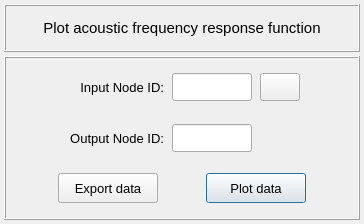
<?xml version="1.0" encoding="UTF-8"?>
<ui version="4.0">
 <class>Form</class>
 <widget class="QWidget" name="Form">
  <property name="geometry">
   <rect>
    <x>0</x>
    <y>0</y>
    <width>364</width>
    <height>224</height>
   </rect>
  </property>
  <property name="minimumSize">
   <size>
    <width>0</width>
    <height>224</height>
   </size>
  </property>
  <property name="maximumSize">
   <size>
    <width>16777215</width>
    <height>224</height>
   </size>
  </property>
  <property name="windowTitle">
   <string>Form</string>
  </property>
  <layout class="QGridLayout" name="gridLayout_4">
   <property name="leftMargin">
    <number>4</number>
   </property>
   <property name="topMargin">
    <number>4</number>
   </property>
   <property name="rightMargin">
    <number>4</number>
   </property>
   <property name="bottomMargin">
    <number>4</number>
   </property>
   <property name="spacing">
    <number>4</number>
   </property>
   <item row="0" column="0">
    <widget class="QFrame" name="frame_title">
     <property name="minimumSize">
      <size>
       <width>0</width>
       <height>48</height>
      </size>
     </property>
     <property name="maximumSize">
      <size>
       <width>520</width>
       <height>48</height>
      </size>
     </property>
     <property name="frameShape">
      <enum>QFrame::Box</enum>
     </property>
     <property name="frameShadow">
      <enum>QFrame::Raised</enum>
     </property>
     <property name="lineWidth">
      <number>1</number>
     </property>
     <layout class="QGridLayout" name="gridLayout_2">
      <property name="leftMargin">
       <number>0</number>
      </property>
      <property name="topMargin">
       <number>0</number>
      </property>
      <property name="rightMargin">
       <number>0</number>
      </property>
      <property name="bottomMargin">
       <number>0</number>
      </property>
      <property name="spacing">
       <number>0</number>
      </property>
      <item row="0" column="0">
       <widget class="QLabel" name="label">
        <property name="minimumSize">
         <size>
          <width>0</width>
          <height>30</height>
         </size>
        </property>
        <property name="maximumSize">
         <size>
          <width>452</width>
          <height>30</height>
         </size>
        </property>
        <property name="font">
         <font>
          <family>MS Shell Dlg 2</family>
          <pointsize>11</pointsize>
          <weight>50</weight>
          <italic>false</italic>
          <bold>false</bold>
         </font>
        </property>
        <property name="text">
         <string>Plot acoustic frequency response function</string>
        </property>
        <property name="textFormat">
         <enum>Qt::AutoText</enum>
        </property>
        <property name="alignment">
         <set>Qt::AlignCenter</set>
        </property>
       </widget>
      </item>
     </layout>
    </widget>
   </item>
   <item row="1" column="0">
    <widget class="QFrame" name="frame_main">
     <property name="minimumSize">
      <size>
       <width>0</width>
       <height>0</height>
      </size>
     </property>
     <property name="maximumSize">
      <size>
       <width>520</width>
       <height>460</height>
      </size>
     </property>
     <property name="frameShape">
      <enum>QFrame::Box</enum>
     </property>
     <property name="frameShadow">
      <enum>QFrame::Raised</enum>
     </property>
     <layout class="QGridLayout" name="gridLayout_3">
      <property name="leftMargin">
       <number>4</number>
      </property>
      <property name="topMargin">
       <number>4</number>
      </property>
      <property name="rightMargin">
       <number>4</number>
      </property>
      <property name="bottomMargin">
       <number>4</number>
      </property>
      <property name="horizontalSpacing">
       <number>4</number>
      </property>
      <property name="verticalSpacing">
       <number>0</number>
      </property>
      <item row="1" column="0">
       <widget class="QFrame" name="frame_denominator">
        <property name="minimumSize">
         <size>
          <width>0</width>
          <height>48</height>
         </size>
        </property>
        <property name="maximumSize">
         <size>
          <width>16777215</width>
          <height>16777215</height>
         </size>
        </property>
        <property name="frameShape">
         <enum>QFrame::NoFrame</enum>
        </property>
        <property name="frameShadow">
         <enum>QFrame::Raised</enum>
        </property>
        <layout class="QGridLayout" name="gridLayout_8">
         <property name="leftMargin">
          <number>2</number>
         </property>
         <property name="topMargin">
          <number>2</number>
         </property>
         <property name="rightMargin">
          <number>2</number>
         </property>
         <property name="bottomMargin">
          <number>2</number>
         </property>
         <property name="horizontalSpacing">
          <number>8</number>
         </property>
         <property name="verticalSpacing">
          <number>2</number>
         </property>
         <item row="0" column="3">
          <widget class="QPushButton" name="pushButton_flip_nodes">
           <property name="minimumSize">
            <size>
             <width>40</width>
             <height>28</height>
            </size>
           </property>
           <property name="maximumSize">
            <size>
             <width>40</width>
             <height>28</height>
            </size>
           </property>
           <property name="font">
            <font>
             <family>MS Shell Dlg 2</family>
             <pointsize>11</pointsize>
             <weight>75</weight>
             <italic>false</italic>
             <bold>true</bold>
            </font>
           </property>
           <property name="toolTip">
            <string>Press to export the selected model result.</string>
           </property>
           <property name="styleSheet">
            <string notr="true"/>
           </property>
           <property name="text">
            <string/>
           </property>
           <property name="icon">
            <iconset>
             <normaloff>../../../../icons/common/invert_icon.png</normaloff>../../../../icons/common/invert_icon.png</iconset>
           </property>
           <property name="iconSize">
            <size>
             <width>22</width>
             <height>22</height>
            </size>
           </property>
           <property name="flat">
            <bool>false</bool>
           </property>
          </widget>
         </item>
         <item row="0" column="2">
          <widget class="QLineEdit" name="lineEdit_input_node_id">
           <property name="minimumSize">
            <size>
             <width>80</width>
             <height>28</height>
            </size>
           </property>
           <property name="maximumSize">
            <size>
             <width>80</width>
             <height>28</height>
            </size>
           </property>
           <property name="font">
            <font>
             <pointsize>10</pointsize>
            </font>
           </property>
           <property name="toolTip">
            <string>&lt;html&gt;&lt;head/&gt;&lt;body&gt;&lt;p&gt;It corresponds to the denominator node ID to get the acoustic response.&lt;/p&gt;&lt;/body&gt;&lt;/html&gt;</string>
           </property>
           <property name="styleSheet">
            <string notr="true"/>
           </property>
           <property name="text">
            <string/>
           </property>
           <property name="alignment">
            <set>Qt::AlignCenter</set>
           </property>
          </widget>
         </item>
         <item row="0" column="1">
          <widget class="QLabel" name="label_12">
           <property name="minimumSize">
            <size>
             <width>100</width>
             <height>28</height>
            </size>
           </property>
           <property name="maximumSize">
            <size>
             <width>100</width>
             <height>28</height>
            </size>
           </property>
           <property name="font">
            <font>
             <family>MS Shell Dlg 2</family>
             <pointsize>10</pointsize>
             <weight>50</weight>
             <italic>false</italic>
             <bold>false</bold>
            </font>
           </property>
           <property name="text">
            <string>Input Node ID:</string>
           </property>
           <property name="alignment">
            <set>Qt::AlignRight|Qt::AlignTrailing|Qt::AlignVCenter</set>
           </property>
          </widget>
         </item>
         <item row="0" column="0">
          <spacer name="horizontalSpacer_4">
           <property name="orientation">
            <enum>Qt::Horizontal</enum>
           </property>
           <property name="sizeHint" stdset="0">
            <size>
             <width>40</width>
             <height>20</height>
            </size>
           </property>
          </spacer>
         </item>
         <item row="0" column="4">
          <spacer name="horizontalSpacer_6">
           <property name="orientation">
            <enum>Qt::Horizontal</enum>
           </property>
           <property name="sizeHint" stdset="0">
            <size>
             <width>40</width>
             <height>20</height>
            </size>
           </property>
          </spacer>
         </item>
        </layout>
       </widget>
      </item>
      <item row="2" column="0">
       <widget class="QFrame" name="frame_numerator">
        <property name="minimumSize">
         <size>
          <width>0</width>
          <height>48</height>
         </size>
        </property>
        <property name="maximumSize">
         <size>
          <width>16777215</width>
          <height>16777215</height>
         </size>
        </property>
        <property name="frameShape">
         <enum>QFrame::NoFrame</enum>
        </property>
        <property name="frameShadow">
         <enum>QFrame::Raised</enum>
        </property>
        <layout class="QGridLayout" name="gridLayout">
         <property name="leftMargin">
          <number>2</number>
         </property>
         <property name="topMargin">
          <number>2</number>
         </property>
         <property name="rightMargin">
          <number>2</number>
         </property>
         <property name="bottomMargin">
          <number>2</number>
         </property>
         <property name="horizontalSpacing">
          <number>8</number>
         </property>
         <property name="verticalSpacing">
          <number>2</number>
         </property>
         <item row="0" column="1">
          <widget class="QLabel" name="label_10">
           <property name="minimumSize">
            <size>
             <width>100</width>
             <height>28</height>
            </size>
           </property>
           <property name="maximumSize">
            <size>
             <width>100</width>
             <height>28</height>
            </size>
           </property>
           <property name="font">
            <font>
             <family>MS Shell Dlg 2</family>
             <pointsize>10</pointsize>
             <weight>50</weight>
             <italic>false</italic>
             <bold>false</bold>
            </font>
           </property>
           <property name="text">
            <string>Output Node ID:</string>
           </property>
           <property name="alignment">
            <set>Qt::AlignRight|Qt::AlignTrailing|Qt::AlignVCenter</set>
           </property>
          </widget>
         </item>
         <item row="0" column="2">
          <widget class="QLineEdit" name="lineEdit_output_node_id">
           <property name="minimumSize">
            <size>
             <width>80</width>
             <height>28</height>
            </size>
           </property>
           <property name="maximumSize">
            <size>
             <width>80</width>
             <height>28</height>
            </size>
           </property>
           <property name="font">
            <font>
             <pointsize>10</pointsize>
            </font>
           </property>
           <property name="toolTip">
            <string>&lt;html&gt;&lt;head/&gt;&lt;body&gt;&lt;p&gt;It corresponds to the numerator node ID to get the acoustic response.&lt;/p&gt;&lt;/body&gt;&lt;/html&gt;</string>
           </property>
           <property name="styleSheet">
            <string notr="true"/>
           </property>
           <property name="text">
            <string/>
           </property>
           <property name="alignment">
            <set>Qt::AlignCenter</set>
           </property>
          </widget>
         </item>
         <item row="0" column="3">
          <widget class="QFrame" name="frame_3">
           <property name="minimumSize">
            <size>
             <width>40</width>
             <height>28</height>
            </size>
           </property>
           <property name="maximumSize">
            <size>
             <width>40</width>
             <height>28</height>
            </size>
           </property>
           <property name="frameShape">
            <enum>QFrame::NoFrame</enum>
           </property>
           <property name="frameShadow">
            <enum>QFrame::Raised</enum>
           </property>
          </widget>
         </item>
         <item row="0" column="0">
          <spacer name="horizontalSpacer_5">
           <property name="orientation">
            <enum>Qt::Horizontal</enum>
           </property>
           <property name="sizeHint" stdset="0">
            <size>
             <width>40</width>
             <height>20</height>
            </size>
           </property>
          </spacer>
         </item>
         <item row="0" column="4">
          <spacer name="horizontalSpacer_7">
           <property name="orientation">
            <enum>Qt::Horizontal</enum>
           </property>
           <property name="sizeHint" stdset="0">
            <size>
             <width>40</width>
             <height>20</height>
            </size>
           </property>
          </spacer>
         </item>
        </layout>
       </widget>
      </item>
      <item row="3" column="0">
       <widget class="QFrame" name="frame_buttons">
        <property name="minimumSize">
         <size>
          <width>0</width>
          <height>48</height>
         </size>
        </property>
        <property name="maximumSize">
         <size>
          <width>16777215</width>
          <height>16777215</height>
         </size>
        </property>
        <property name="frameShape">
         <enum>QFrame::NoFrame</enum>
        </property>
        <property name="frameShadow">
         <enum>QFrame::Raised</enum>
        </property>
        <layout class="QGridLayout" name="gridLayout_12">
         <property name="leftMargin">
          <number>0</number>
         </property>
         <property name="topMargin">
          <number>0</number>
         </property>
         <property name="rightMargin">
          <number>0</number>
         </property>
         <property name="bottomMargin">
          <number>0</number>
         </property>
         <property name="spacing">
          <number>0</number>
         </property>
         <item row="0" column="0">
          <spacer name="horizontalSpacer_8">
           <property name="orientation">
            <enum>Qt::Horizontal</enum>
           </property>
           <property name="sizeHint" stdset="0">
            <size>
             <width>40</width>
             <height>20</height>
            </size>
           </property>
          </spacer>
         </item>
         <item row="0" column="1">
          <widget class="QPushButton" name="pushButton_export_data">
           <property name="minimumSize">
            <size>
             <width>100</width>
             <height>30</height>
            </size>
           </property>
           <property name="maximumSize">
            <size>
             <width>100</width>
             <height>30</height>
            </size>
           </property>
           <property name="font">
            <font>
             <family>MS Shell Dlg 2</family>
             <pointsize>10</pointsize>
             <weight>50</weight>
             <italic>false</italic>
             <bold>false</bold>
            </font>
           </property>
           <property name="styleSheet">
            <string notr="true"/>
           </property>
           <property name="text">
            <string>Export data</string>
           </property>
           <property name="flat">
            <bool>false</bool>
           </property>
          </widget>
         </item>
         <item row="0" column="3">
          <widget class="QPushButton" name="pushButton_plot_data">
           <property name="minimumSize">
            <size>
             <width>100</width>
             <height>30</height>
            </size>
           </property>
           <property name="maximumSize">
            <size>
             <width>100</width>
             <height>30</height>
            </size>
           </property>
           <property name="font">
            <font>
             <family>MS Shell Dlg 2</family>
             <pointsize>10</pointsize>
             <weight>50</weight>
             <italic>false</italic>
             <bold>false</bold>
            </font>
           </property>
           <property name="styleSheet">
            <string notr="true"/>
           </property>
           <property name="text">
            <string>Plot data</string>
           </property>
           <property name="default">
            <bool>true</bool>
           </property>
          </widget>
         </item>
         <item row="0" column="2">
          <spacer name="horizontalSpacer_9">
           <property name="orientation">
            <enum>Qt::Horizontal</enum>
           </property>
           <property name="sizeHint" stdset="0">
            <size>
             <width>40</width>
             <height>20</height>
            </size>
           </property>
          </spacer>
         </item>
         <item row="0" column="4">
          <spacer name="horizontalSpacer_10">
           <property name="orientation">
            <enum>Qt::Horizontal</enum>
           </property>
           <property name="sizeHint" stdset="0">
            <size>
             <width>40</width>
             <height>20</height>
            </size>
           </property>
          </spacer>
         </item>
        </layout>
       </widget>
      </item>
     </layout>
    </widget>
   </item>
  </layout>
 </widget>
 <tabstops>
  <tabstop>lineEdit_input_node_id</tabstop>
  <tabstop>pushButton_flip_nodes</tabstop>
  <tabstop>lineEdit_output_node_id</tabstop>
  <tabstop>pushButton_export_data</tabstop>
  <tabstop>pushButton_plot_data</tabstop>
 </tabstops>
 <resources/>
 <connections/>
</ui>
